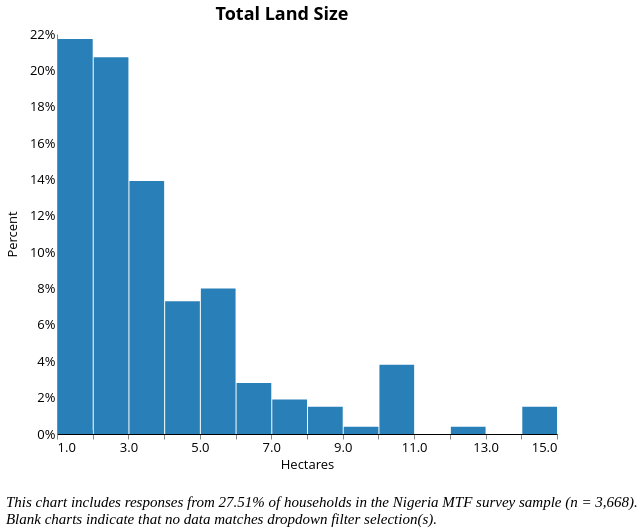

Vega-Lite specification stored for this chart:
### Vega-Lite specification from a JSON file in a GitHub repository (floating-point values rounded to 4 significant figures; data arrays with more than 128 entries replaced by an {"elided": "..."} marker saying what was removed)
{"width": 800, "height": 400, "config": {"title": {"fontSize": 18, "font": "Open Sans", "anchor": "center", "fontColor": "#000000"}, "axisX": {"domain": true, "domainColor": "#000000", "grid": false, "labelFont": "Open Sans", "labelFontSize": 13, "titleFont": "Open Sans", "titleFontSize": 13, "titleFontWeight": "normal", "title": "X Axis Title (units)", "labelAngle": 0}, "axisY": {"domain": true, "grid": false, "gridColor": "#DEDDDD", "gridWidth": 1, "labelFont": "Open Sans", "labelFontSize": 13, "labelAngle": 0, "ticks": false, "titleFont": "Open Sans", "titleFontSize": 13, "titleFontWeight": "normal", "titlePadding": 10, "title": "Y Axis Title (units)"}, "range": {"category": ["#2980B9", "#003366", "#FFAE19", "#FF4500", "#438B28", "#45B39D", "#99ADC1", "#212F3C"]}, "legend": {"labelFont": "Open Sans", "labelFontSize": 13, "symbolType": "square", "symbolSize": 100, "titleFont": "Open Sans", "titleFontSize": 13, "titleFontWeight": "normal", "title": "Legend", "orient": "right", "offset": 0, "labelLimit": 0}, "tooltip": {"font": "Open Sans"}, "view": {"stroke": "transparent", "text": {"font": "Open Sans", "color": ["#2980B9", "#003366", "#FFAE19", "#FF4500", "#438B28", "#45B39D", "#99ADC1", "#212F3C"], "fontSize": 13, "align": "right", "fontWeight": 400, "size": 13}, "bar": {"size": 40, "binSpacing": 1, "continuousBandSize": 30, "discreteBandSize": 30, "fill": ["#2980B9", "#003366", "#FFAE19", "#FF4500", "#438B28", "#45B39D", "#99ADC1", "#212F3C"], "stroke": false}}}, "concat": [{"mark": {"type": "bar", "color": "#2980B9"}, "encoding": {"tooltip": [{"field": "o1c", "title": "Response (Binned)", "type": "nominal"}, {"aggregate": "sum", "field": "pct", "format": ".2%", "title": "Percentage", "type": "quantitative"}], "x": {"axis": {"title": "Hectares"}, "bin": {"extent": [1, 15], "step": 1}, "field": "o1c", "scale": {"clamp": true, "domain": [1, 15]}, "type": "quantitative"}, "y": {"aggregate": "sum", "axis": {"format": "%"}, "field": "pct", "title": "Percent", "type": "quantitative"}}, "height": 400, "selection": {"selector016": {"type": "single", "fields": ["locality"], "bind": {"input": "select", "options": [null, 0, 1], "labels": ["National", "Urban", "Rural"], "name": "Locality Breakdown  "}}, "selector017": {"type": "single", "fields": ["elc_aggr_tier"], "bind": {"input": "select", "options": [null, "Tier 0", "Tier 1", "Tier 2", "Tier 3", "Tier 4", "Tier 5"], "labels": ["All Tiers", "Tier 0", "Tier 1", "Tier 2", "Tier 3", "Tier 4", "Tier 5"], "name": "Electricity Tiers  "}}}, "title": {"text": ["Total Land Size"], "color": "black", "subtitleColor": "black"}, "transform": [{"joinaggregate": [{"op": "count", "field": "*", "as": "total"}]}, {"calculate": "1 / datum.total", "as": "pct"}, {"bin": {"maxbins": 20}, "field": "m", "as": "mbin"}, {"filter": {"selection": "selector016"}}, {"filter": {"selection": "selector017"}}], "width": 500}], "data": {"name": "data-8ad12585d861a431a41dd18f7e6cb8db"}, "title": {"text": ["", "", "This chart includes responses from 27.51% of households in the Nigeria MTF survey sample (n = 3,668).", "Blank charts indicate that no data matches dropdown filter selection(s)."], "anchor": "start", "baseline": "bottom", "font": "Times New Roman", "fontSize": 15, "fontStyle": "italic", "fontWeight": "normal", "orient": "bottom"}, "$schema": "https://vega.github.io/schema/vega-lite/v4.17.0.json", "datasets": {"data-8ad12585d861a431a41dd18f7e6cb8db": {"elided": "999 records"}}}
